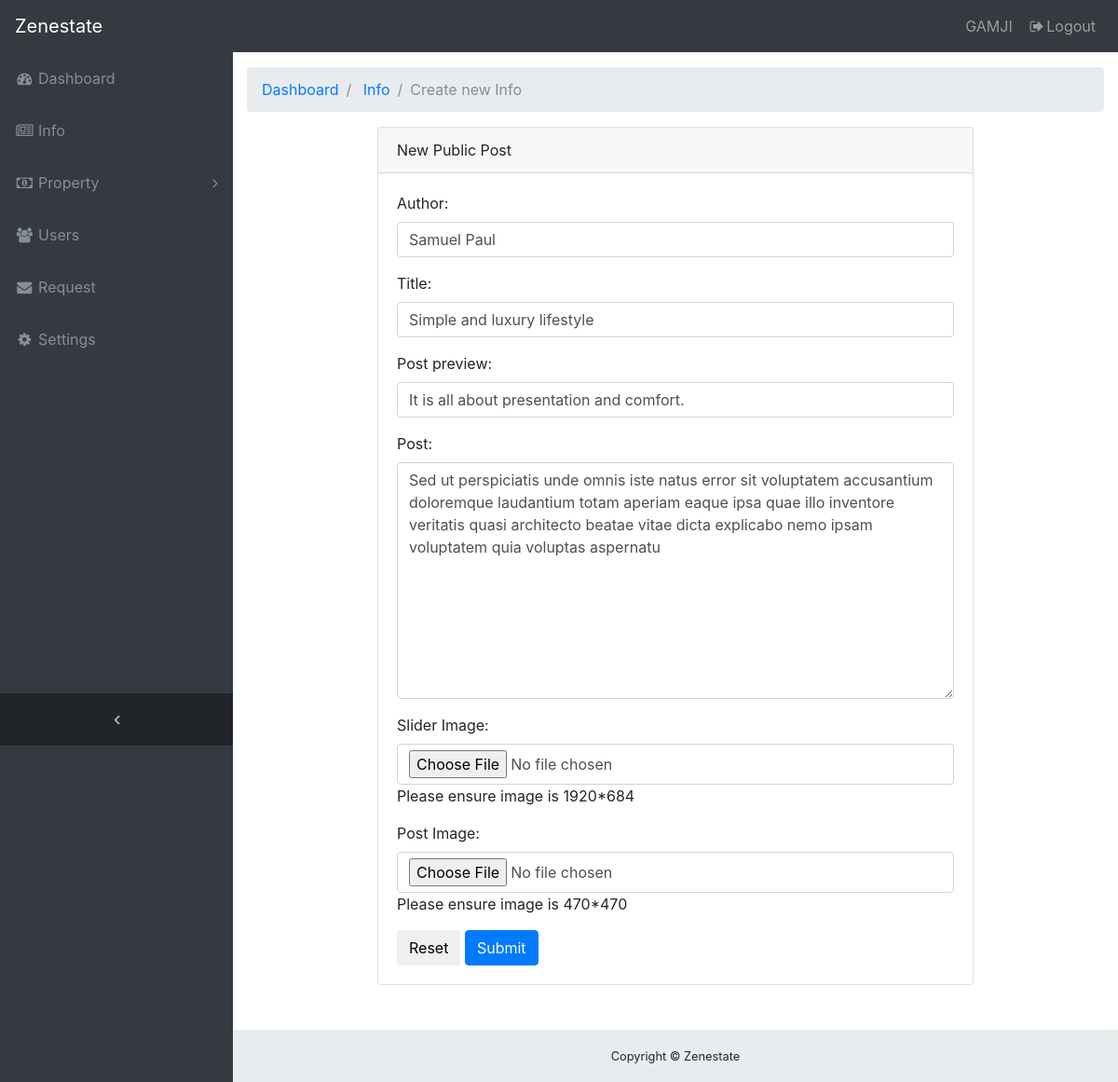
/admin/manage_info.php?edit=1 (signed in), run on the app's committed database.
### tables this page shows
CREATE TABLE `info` (
  `id` int(11) NOT NULL,
  `author` varchar(100) NOT NULL,
  `title` varchar(500) NOT NULL,
  `preview` varchar(500) NOT NULL,
  `post` longtext NOT NULL,
  `images` longtext NOT NULL,
  `simage` longtext NOT NULL,
  `date_created` datetime NOT NULL DEFAULT CURRENT_TIMESTAMP,
  `status` varchar(20) NOT NULL DEFAULT 'Normal'
);

### admin/manage_info.php (the view, shortened to what this page needs)
<?php
include("header.php");
if (isset($_GET['edit'])) {
    $id = $_GET['edit'];
    $sql = "SELECT * FROM info WHERE id='$id'";
    $user = mysqli_query($connection, $sql);
      if (count($user) == 1 ) {
        $n = mysqli_fetch_array($user, MYSQLI_ASSOC);
        $id = $n["id"];
        $name = $n['author'];
        $preview = $n['preview'];
        $title = $n['title'];
        $post = $n['post'];
      }else{
        echo "Something is wrong";
      }
  }
?>
<div class="content-wrapper">
    <div class="container-fluid">
      <ol class="breadcrumb">
        <li class="breadcrumb-item">
          <a href="index.php">Dashboard</a>
        </li>
        <li class="breadcrumb-item">
          <a href="info.php">Info</a>
        </li>
        <li class="breadcrumb-item active">Create new Info</li>
      </ol>
      <div class="row">
        <div class="col-12">
          <div class="card card-register mx-auto mb-5">
            <div class="card-header">New Public Post</div>
            <div class="card-body">
                <form action="../functions/update_info.php?sn=<?php echo $id; ?>" method="POST" enctype='multipart/form-data'>
                    <fieldset>
                        <div class="form-group">
                            <label for="">Author:</label>
                            <input type="text" name="author" id="" class="form-control" value="<?php echo $name; ?>">
                        </div>
                        <div class="form-group">
                            <label for="">Title:</label>
                            <input type="text" name="title" id="" class="form-control" value="<?php echo $title; ?>">
                        </div>
                        <div class="form-group">
                            <label for="">Post preview:</label>
                            <input type="text" name="preview" id="" class="form-control" value="<?php echo $preview; ?>">
                        </div>
                        <div class="form-group">
                            <label for="">Post:</label>
                            <textarea name="post" class="form-control" id="" cols="30" rows="10"><?php echo $post; ?></textarea>
                        </div>
                        <div class="form-group">
                            <label for="">Slider Image:</label>
                            <input type="file" name="simage" id="" class="form-control" accept=".jpg, .png .gif">
                            <span>Please ensure image is 1920*684</span>
                        </div>
                        <div class="form-group">
                            <label for="">Post Image:</label>
                            <input type="file" name="pimage" id="" class="form-control" accept=".jpg, .png .gif">
                            <span>Please ensure image is 470*470</span>
                        </div>
                    </fieldset>
                    <button type="reset" class="btn btn-default">Reset</button>
                    <button type="submit" class="btn btn-primary">Submit</button>
                </form>
            </div>
          </div>
        </div>
      </div>
</div>
<?php
include("footer.php");
?>

### admin/css/sb-admin.css (style rules this page uses)
html { position: relative; min-height: 100%; }
body { overflow-x: hidden; }
body.sticky-footer { margin-bottom: 56px; }
body.sticky-footer .content-wrapper { min-height: calc(100vh - 56px - 56px); }
body.fixed-nav { padding-top: 56px; }
.content-wrapper { min-height: calc(100vh - 56px); padding-top: 1rem; }
.content-wrapper { overflow-x: hidden; background: white; }
@media (min-width: 992px) { .content-wrapper { margin-left: 250px; } }
.card-register { max-width: 40rem; }

### data on the page
info: author "Samuel Paul", title "Simple and luxury lifestyle", preview "It is all about presentation and comfort.", post "Sed ut perspiciatis unde omnis iste natus error sit voluptatem accusantium doloremque laudantium totam aperiam eaque ipsa quae illo inventore veritatis quasi architecto beatae vitae dicta explicabo nemo ipsam voluptatem quia voluptas aspernatu"

### other printed values
$_SESSION['username'] "GAMJI"
